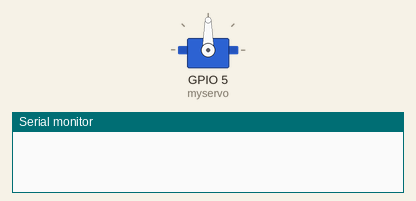
Simulated run of this program. Board: ESP32. Parts: servo, the last lines printed to the serial monitor.

Above: at 0.05 s.
At 6.0 s:
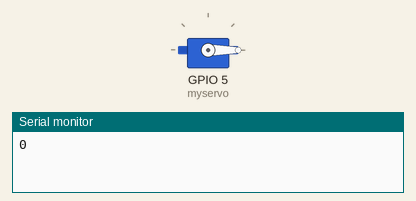
Timing chart, 0 to 11.7 s (numbered marks = the images above):
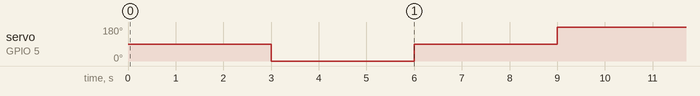

The program:

main.cpp
```cpp
#include <Arduino.h>
#include <ESP32Servo.h>


Servo myservo;

int position = 0;


void setup() {
  // put your setup code here, to run once:
  Serial.begin(115200);
  myservo.setPeriodHertz(50);
  myservo.attach(5,500,2400);
}

void loop() {
  // put your main code here, to run repeatedly:
  delay(3000);

  position = 0;
  myservo.write(position);
  Serial.println(myservo.read());

  delay(3000);

  position = 90;
  myservo.write(position);
  Serial.println(myservo.read());

  delay(3000);

  position = 180;
  myservo.write(position);
  Serial.println(myservo.read());
}
```

Measured:
- by itself, servo on GPIO 5 (myservo): repeats every 9.0 s: 90° 3.0 s, 180° 3.0 s, 0° 3.0 s
